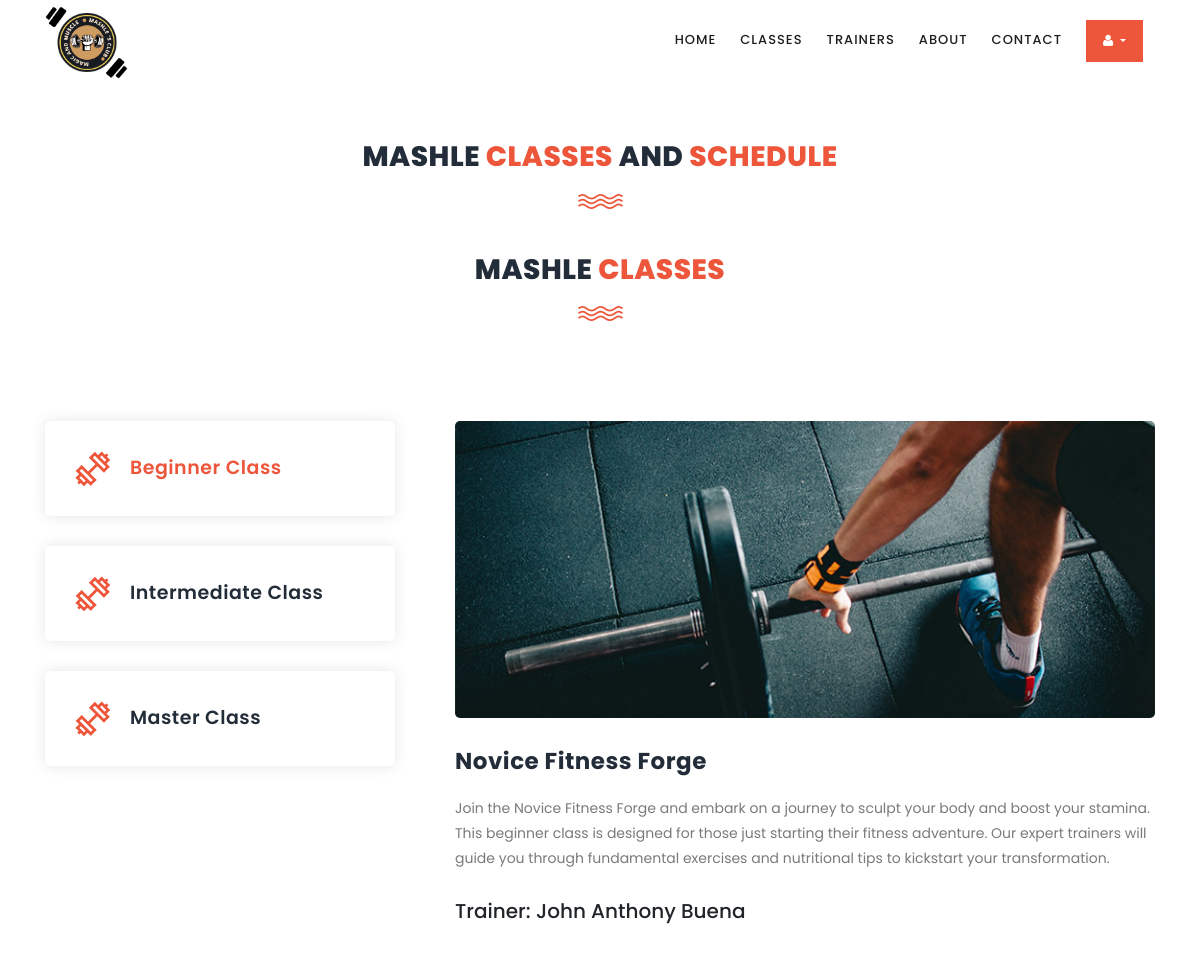
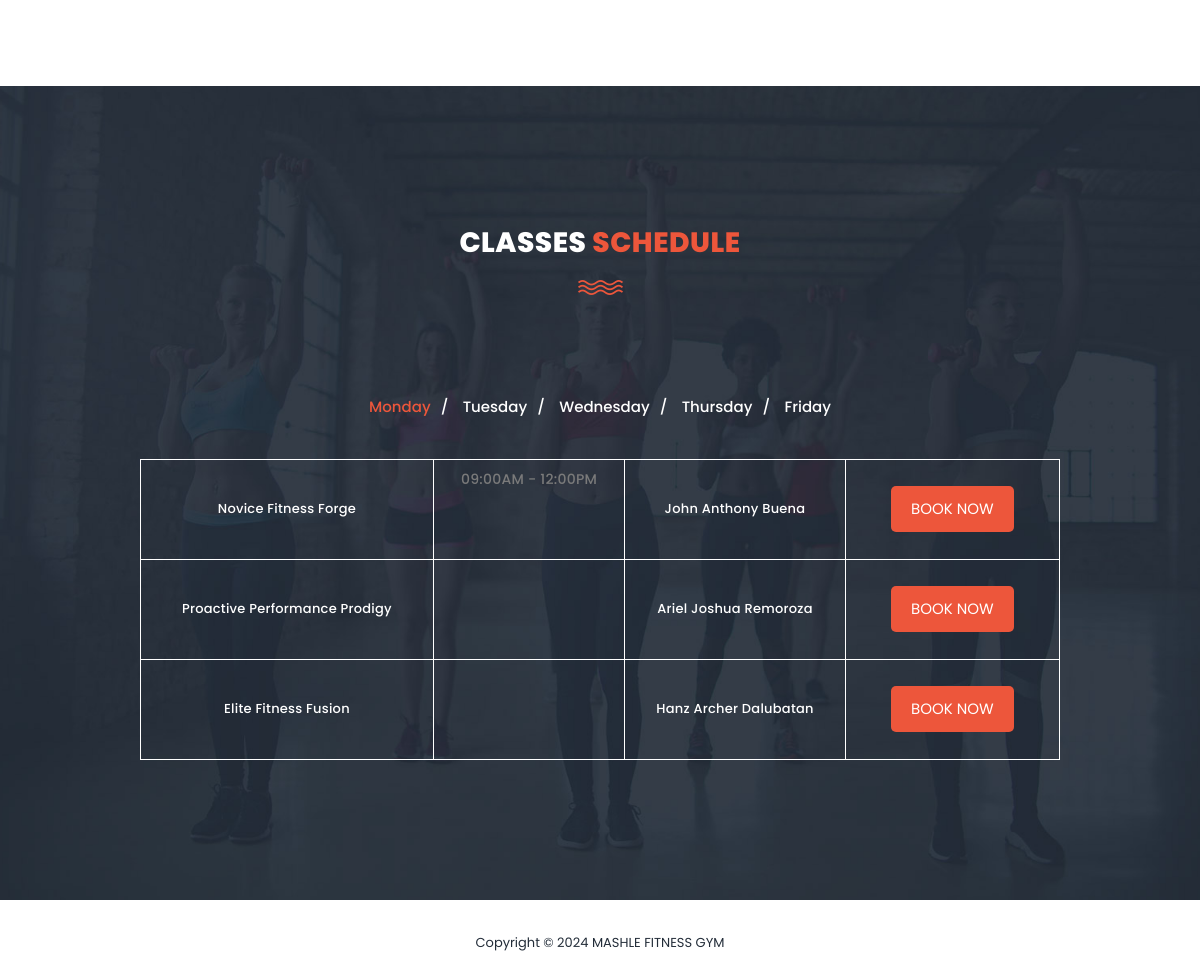
/classes (signed in), run on the app's committed database (2 pictures, top to bottom).
### GymApp/models.py (models this page shows, shortened)
class ClassSchedule(models.Model):
    DAYS_CHOICES = [
        ('monday', 'Monday'),
        ('tuesday', 'Tuesday'),
        ('wednesday', 'Wednesday'),
        ('thursday', 'Thursday'),
        ('friday', 'Friday'),
    ]
    class_name = models.CharField(max_length=255)
    trainer_name = models.CharField(max_length=255)
    day = models.CharField(max_length=10, choices=DAYS_CHOICES)
    time_start = models.TimeField()
    time_end = models.TimeField()
    def get_schedule_time(self, day):
        if day == self.day.lower():
            return f'{self.time_start.strftime("%I:%M%p")} - {self.time_end.strftime("%I:%M%p")}'
        else:
            return ''

### GymApp/views.py (the view)
# urls.py: path('classes', views.classes, name='classes'),
def classes(request):
    class_schedules = ClassSchedule.objects.all()
    schedule_times = {day: [schedule.get_schedule_time(day) for schedule in class_schedules] for day in ['monday', 'tuesday', 'wednesday', 'thursday', 'friday']}
    modified_schedule_times = {day: [linebreaks(times) for times in schedule_times[day]] for day in schedule_times}
    return render(request, 'classes.html', {'class_schedules': class_schedules, 'schedule_times': modified_schedule_times})

### templates/classes.html (shortened to what this page needs)
{% extends "base.html" %}
{%load static%}
{% block content %}
    <section class="section" id="our-classes">
        <div class="container">
            <div class="row">
                <div class="col-lg-6 offset-lg-3">
                    <div class="section-heading">
                        <h2>MASHLE <em>Classes</em> And <em>Schedule</em></h2>
                        <img src="{% static 'images/line-dec.png' %}" alt=""><br><br>
                        <h2>MASHLE <em>Classes</em></h2>
                        <img src="{% static 'images/line-dec.png' %}" alt="">
                    </div>
                </div>
            </div>
            <div class="row" id="tabs">
              <div class="col-lg-4">
                <ul>
                  <li><a href='#tabs-1'><img src="{% static 'images/tabs-first-icon.png' %}" alt="">Beginner Class</a></li>
                  <li><a href='#tabs-2'><img src="{% static 'images/tabs-first-icon.png' %}" alt="">Intermediate Class</a></a></li>
                  <li><a href='#tabs-3'><img src="{% static 'images/tabs-first-icon.png' %}" alt="">Master Class</a></a></li>
                </ul>
              </div>
              <div class="col-lg-8">
                <section class='tabs-content'>
                  <article id='tabs-1'>
                    <img src="{% static 'images/training-image-01.jpg' %}" alt="First Class">
                    <h4>Novice Fitness Forge</h4>
                    <p>Join the Novice Fitness Forge and embark on a journey to sculpt your body and boost your stamina. This beginner class is designed for those just starting their fitness adventure. Our expert trainers will guide you through fundamental exercises and nutritional tips to kickstart your transformation.</p>
                    <h5>Trainer: John Anthony Buena</h5>
                </article>
                </section>
              </div>
            </div>
        </div>
    </section>
    <section class="section" id="schedule">
        <div class="container">
            <div class="row">
                <div class="col-lg-6 offset-lg-3">
                    <div class="section-heading dark-bg">
                        <h2>Classes <em>Schedule</em></h2>
                        <img src="{% static 'images/line-dec.png' %}" alt="">
                    </div>
                </div>
            </div>
            <div class="row">
                <div class="col-lg-12">
                    <div class="filters">
                        <ul class="schedule-filter">
                            <li class="active" data-tsfilter="monday">Monday</li>
                            <li data-tsfilter="tuesday">Tuesday</li>
                            <li data-tsfilter="wednesday">Wednesday</li>
                            <li data-tsfilter="thursday">Thursday</li>
                            <li data-tsfilter="friday">Friday</li>
                        </ul>
                    </div>
                </div>
                <div class="col-lg-10 offset-lg-1">
                    <div class="schedule-table filtering">
                        <table>
                            <tbody>
                                {% for schedule in class_schedules %}
                                    <tr>
                                        <td class="day-time">{{ schedule.class_name }}</td>
                                        {% for day, times in schedule_times.items %}
                                            {% if day == schedule.day|lower %}
                                                <td class="{{ day }} ts-item show" data-tsmeta="{{ day }}">
                                            {% else %}
                                                <td class="{{ day }} ts-item" data-tsmeta="{{ day }}" style="display: none;">
                                            {% endif %}
                                            {% for time in times %}
                                                {{ time|safe }}<br>
                                            {% endfor %}
                                            </td>
                                        {% endfor %}
                                        <td>{{ schedule.trainer_name }}</td>
                                        <td>
                                            <div class="col-lg-10 offset-lg-1 classbtn">
                                                <form method="post" action="{% url 'create_booking' %}">
                                                    <button type="submit">Book Now</button>
                                                </form>
                                            </div>
                                        </td>
                                    </tr>
                                {% endfor %}
                            </tbody>
                        </table>
                    </div>
                </div>
            </div>
        </div>
    </section>
{% endblock %}

### static/css/style.css (style rules this page uses)
html, body, div, span, applet, object, iframe, h1, h2, h3, h4, h5, h6, p, blockquote, div pre, a, abbr, acronym, address, big, cite, code, del, dfn, em, font, img, ins, kbd, q, s, samp, small, strike, strong, sub, sup, tt, var, b, u, i, center, dl, dt, dd, ol, ul, li, figure, header, nav, section, article, aside, footer, figcaption { margin: 0; padding: 0; border: 0; outline: 0; }
ul, li { padding: 0; margin: 0; list-style: none; }
header, nav, section, article, aside, footer, hgroup { display: block; }
* { box-sizing: border-box; }
html, body { font-family: 'Poppins', sans-serif; font-weight: 400; background-color: #fff; font-size: 16px; -ms-text-size-adjust: 100%; -webkit-font-smoothing: antialiased; -moz-osx-font-smoothing: grayscale; }
a { text-decoration: none !important; }
h1, h2, h3, h4, h5, h6 { margin-top: 0px; margin-bottom: 0px; }
ul { margin-bottom: 0px; }
p { font-size: 14px; line-height: 25px; color: #7a7a7a; }
html, body { background: #fff; font-family: 'Poppins', sans-serif; }
.section-heading { text-align: center; margin-top: 140px; margin-bottom: 80px; }
.section-heading h2 { font-size: 28px; font-weight: 800; color: #232d39; text-transform: uppercase; letter-spacing: 0.5px; margin-top: 0px; margin-bottom: 0px; }
.section-heading h2 em { font-style: normal; color: #ed563b; }
.section-heading img { margin: 20px auto; }
.dark-bg h2 { color: #fff; }
#our-classes { margin-bottom: 140px; }
#tabs ul { margin: 0; padding: 0; }
#tabs ul li { margin-bottom: 30px; display: inline-block; width: 100%; }
#tabs ul li:last-child { margin-bottom: 0px; }
#tabs ul li a { text-transform: capitalize; width: 100%; padding: 30px 30px; display: inline-block; background-color: #fff; box-shadow: 0px 0px 15px rgba(0,0,0,0.1); border-radius: 5px; font-size: 19px; color: #232d39; letter-spacing: 0.5px; font-weight: 600; transition: all 0.3s; }
#tabs ul li a img { max-width: 100%; margin-right: 20px; }
#tabs ul .ui-tabs-active a { color: #ed563b; }
.tabs-content { margin-left: 30px; text-align: left; display: inline-block; transition: all 0.3s; }
.tabs-content img { max-width: 100%; overflow: hidden; border-radius: 5px; }
.tabs-content h4 { font-size: 23px; font-weight: 700; color: #232d39; letter-spacing: 0.5px; margin-bottom: 20px; margin-top: 30px; }
.tabs-content p { font-size: 14px; color: #7a7a7a; margin-bottom: 28px; }
#schedule { padding: 0px 0px 140px 0px; background-image: url(../images/schedule-bg.jpg); background-position: center center; background-repeat: no-repeat; background-size: cover; }
#schedule table { width: 100%; text-align: center; border: 1px solid #fff; }
#schedule table tbody { border-top: 1px solid #fff; }
#schedule table tbody tr { border-bottom: 1px solid #fff; }
#schedule table tbody tr td { border-right: 1px solid #fff; height: 100px; }
#schedule table tr td { color: #fff; font-size: 13px; text-transform: capitalize; font-weight: 500; letter-spacing: 0.25px; }
.schedule-table.filtering .ts-item { opacity: 0; transition: all 0.5s; }
.schedule-table.filtering .ts-item.show { opacity: 1; transition: all 0.5s; }
#schedule .filters { margin-bottom: 40px; }
#schedule .filters ul { padding: 0; text-align: center; }
#schedule .filters ul li { list-style: none; display: inline; cursor: pointer; position: relative; margin-right: 10px; font-size: 15px; font-weight: 500; color: #fff; text-transform: capitalize; -webkit-transition: all 0.3s ease-in-out; -moz-transition: all 0.3s ease-in-out; -o-transition: all 0.3s ease-in-out; -ms-transition: all 0.3s ease-in-out; transition: all 0.3s ease-in-out; }
#schedule .filters ul li:after { content: "/"; margin-left: 10px; color: #fff; }
#schedule .filters ul li:last-child { margin-right: 0px; }
#schedule .filters ul li:last-child::after { display: none; }
#schedule .filters ul li.active, #schedule .filters ul li:hover { color: #ed563b; }
.classbtn button { background-color: #ed563b; color: #fff; text-align: center; font-weight: 400; text-transform: uppercase; font-size: 15px; padding: 12px 20px; border: none; border-radius: 5px; cursor: pointer; }

### data on the page
ClassSchedule: class_name "Novice Fitness Forge", times "09:00AM - 12:00PM", trainer_name "John Anthony Buena"
ClassSchedule: class_name "Proactive Performance Prodigy", trainer_name "Ariel Joshua Remoroza"
ClassSchedule: class_name "Elite Fitness Fusion", trainer_name "Hanz Archer Dalubatan"
